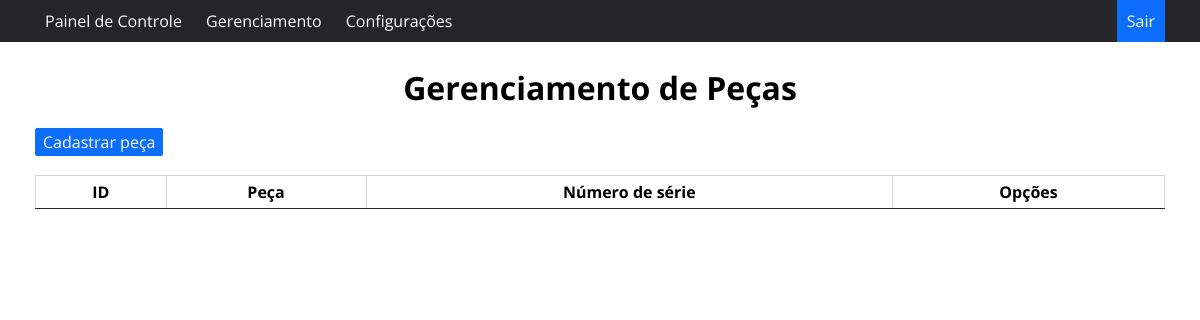
The page /gerenciamentopecas (signed in) on the database as committed earlier.
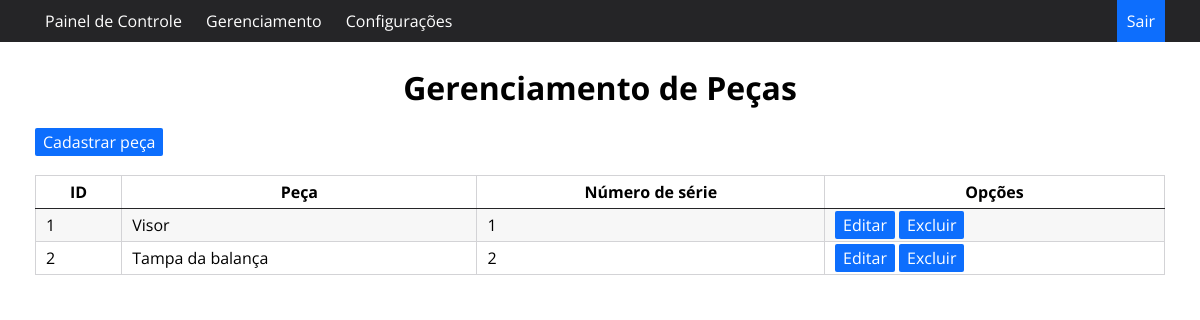
The same page on the database as committed later.
### app.py (models this page shows, shortened)
class Peca(db.Model):
    id = db.Column('id', Integer, primary_key=True, autoincrement=True)
    datainsercao = db.Column('datainsercao', String(500), nullable=False)
    peca = db.Column('peca', String(255), nullable=False)
    nserie = db.Column('nserie', Integer)

### app.py (the view)
@app.route('/gerenciamentopecas', methods=['GET', 'POST'])
def gerenciamentopecas():
    if esta_logado():
        pecas = Peca.query.all()
        return render_template('gerenciamentopecas.html', pecas=pecas)
    else:
        return redirect(url_for('index'))

### app.py (called while the page is built)
def esta_logado():
    print(logado)
    if logado:
        return True
    else:
        return False

### templates/gerenciamentopecas.html
{% extends "template.html" %}
{% block conteudo %}
        <br>
    <br>
    <br>
    <h1>Gerenciamento de Peças</h1>
    <br>
    <a href="/cadastrarpeca" class="btn btn-success" id="btn_prin">Cadastrar peça</a>
    <br>
    <br>
    <table>
    <thead>
        <tr>
            <th>ID</th>
            <th>Peça</th>
            <th>Número de série</th>
            <th>Opções</th>
        </tr>
    </thead>
    <tbody>
    {% for peca in pecas %}
        <tr>
            <td>{{ peca.id }}</td>
            <td>{{ peca.peca }}</td>
            <td>{{ peca.nserie }}</td>
            <td>
                <a href="/editarpeca/{{ peca.id }}" class="btn" methods="GET">Editar</a>
                <a href="/excluirpeca/{{ peca.id }}" class="btn">Excluir</a>
            </td>
        </tr>
    {% endfor %}
    </tbody>
</table>
{% endblock %}

Rows that differ between the two databases and show on the page:
added Peca: id "1", peca "Visor", nserie "1"
added Peca: id "2", peca "Tampa da balança", nserie "2"
